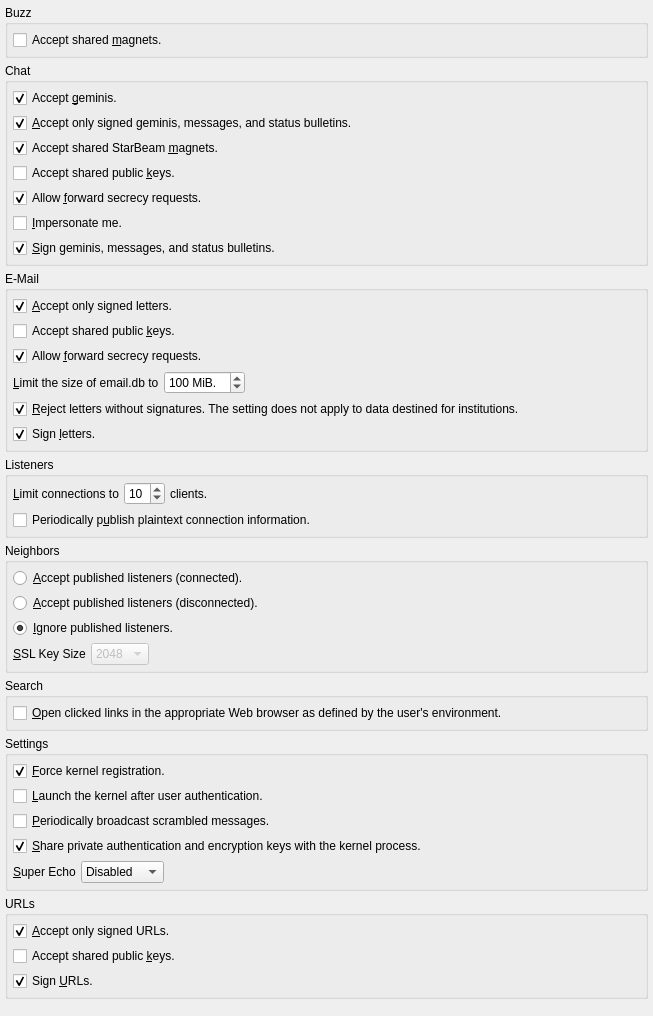
          <widget class="QWidget" name="scrollAreaWidgetContents_3">
           <property name="geometry">
            <rect>
             <x>0</x>
             <y>-500</y>
             <width>653</width>
             <height>1016</height>
            </rect>
           </property>
           <layout class="QVBoxLayout" name="verticalLayout_11">
            <property name="spacing">
             <number>5</number>
            </property>
            <property name="margin">
             <number>5</number>
            </property>
            <item>
             <widget class="QGroupBox" name="groupBox_4">
              <property name="title">
               <string>Buzz</string>
              </property>
              <layout class="QVBoxLayout" name="verticalLayout_5">
               <property name="spacing">
                <number>5</number>
               </property>
               <property name="margin">
                <number>5</number>
               </property>
               <item>
                <widget class="QCheckBox" name="acceptBuzzMagnets">
                 <property name="text">
                  <string>Accept shared &amp;magnets.</string>
                 </property>
                </widget>
               </item>
              </layout>
             </widget>
            </item>
            <item>
             <widget class="QGroupBox" name="groupBox_3">
              <property name="title">
               <string>Chat</string>
              </property>
              <layout class="QVBoxLayout" name="verticalLayout_6">
               <property name="spacing">
                <number>5</number>
               </property>
               <property name="margin">
                <number>5</number>
               </property>
               <item>
                <widget class="QCheckBox" name="acceptGeminis">
                 <property name="text">
                  <string>Accept &amp;geminis.</string>
                 </property>
                 <property name="checked">
                  <bool>true</bool>
                 </property>
                </widget>
               </item>
               <item>
                <widget class="QCheckBox" name="chatAcceptSigned">
                 <property name="text">
                  <string>&amp;Accept only signed geminis, messages, and status bulletins.</string>
                 </property>
                 <property name="checked">
                  <bool>true</bool>
                 </property>
                </widget>
               </item>
               <item>
                <widget class="QCheckBox" name="autoAddSharedSBMagnets">
                 <property name="sizePolicy">
                  <sizepolicy hsizetype="Minimum" vsizetype="Preferred">
                   <horstretch>0</horstretch>
                   <verstretch>0</verstretch>
                  </sizepolicy>
                 </property>
                 <property name="text">
                  <string>Accept shared StarBeam &amp;magnets.</string>
                 </property>
                 <property name="checked">
                  <bool>true</bool>
                 </property>
                </widget>
               </item>
               <item>
                <widget class="QCheckBox" name="acceptChatKeys">
                 <property name="text">
                  <string>Accept shared public &amp;keys.</string>
                 </property>
                </widget>
               </item>
               <item>
                <widget class="QCheckBox" name="chat_fs_request">
                 <property name="sizePolicy">
                  <sizepolicy hsizetype="Minimum" vsizetype="Preferred">
                   <horstretch>0</horstretch>
                   <verstretch>0</verstretch>
                  </sizepolicy>
                 </property>
                 <property name="text">
                  <string>Allow &amp;forward secrecy requests.</string>
                 </property>
                 <property name="checked">
                  <bool>true</bool>
                 </property>
                </widget>
               </item>
               <item>
                <widget class="QCheckBox" name="impersonate">
                 <property name="toolTip">
                  <string>Broadcast odd messages at odd times. Please note that this option will advertise your presence.</string>
                 </property>
                 <property name="text">
                  <string>&amp;Impersonate me.</string>
                 </property>
                </widget>
               </item>
               <item>
                <widget class="QCheckBox" name="chatSignMessages">
                 <property name="text">
                  <string>&amp;Sign geminis, messages, and status bulletins.</string>
                 </property>
                 <property name="checked">
                  <bool>true</bool>
                 </property>
                </widget>
               </item>
              </layout>
             </widget>
            </item>
            <item>
             <widget class="QGroupBox" name="groupBox_5">
              <property name="title">
               <string>E-Mail</string>
              </property>
              <layout class="QVBoxLayout" name="verticalLayout_8">
               <property name="spacing">
                <number>5</number>
               </property>
               <property name="margin">
                <number>5</number>
               </property>
               <item>
                <widget class="QCheckBox" name="emailAcceptSigned">
                 <property name="sizePolicy">
                  <sizepolicy hsizetype="Minimum" vsizetype="Preferred">
                   <horstretch>0</horstretch>
                   <verstretch>0</verstretch>
                  </sizepolicy>
                 </property>
                 <property name="text">
                  <string>&amp;Accept only signed letters.</string>
                 </property>
                 <property name="checked">
                  <bool>true</bool>
                 </property>
                </widget>
               </item>
               <item>
                <widget class="QCheckBox" name="acceptEmailKeys">
                 <property name="sizePolicy">
                  <sizepolicy hsizetype="Minimum" vsizetype="Preferred">
                   <horstretch>0</horstretch>
                   <verstretch>0</verstretch>
                  </sizepolicy>
                 </property>
                 <property name="text">
                  <string>Accept shared public &amp;keys.</string>
                 </property>
                </widget>
               </item>
               <item>
                <widget class="QCheckBox" name="email_fs_request">
                 <property name="sizePolicy">
                  <sizepolicy hsizetype="Minimum" vsizetype="Preferred">
                   <horstretch>0</horstretch>
                   <verstretch>0</verstretch>
                  </sizepolicy>
                 </property>
                 <property name="text">
                  <string>Allow &amp;forward secrecy requests.</string>
                 </property>
                 <property name="checked">
                  <bool>true</bool>
                 </property>
                </widget>
               </item>
               <item>
                <layout class="QHBoxLayout" name="horizontalLayout_63">
                 <property name="spacing">
                  <number>5</number>
                 </property>
                 <item>
                  <widget class="QLabel" name="label_76">
                   <property name="text">
                    <string>&amp;Limit the size of email.db to</string>
                   </property>
                   <property name="buddy">
                    <cstring>maximumEmailFileSize</cstring>
                   </property>
                  </widget>
                 </item>
                 <item>
                  <widget class="QSpinBox" name="maximumEmailFileSize">
                   <property name="suffix">
                    <string> MiB.</string>
                   </property>
                   <property name="minimum">
                    <number>1</number>
                   </property>
                   <property name="maximum">
                    <number>5000</number>
                   </property>
                   <property name="value">
                    <number>100</number>
                   </property>
                  </widget>
                 </item>
                 <item>
                  <spacer name="horizontalSpacer_47">
                   <property name="orientation">
                    <enum>Qt::Horizontal</enum>
                   </property>
                   <property name="sizeHint" stdset="0">
                    <size>
                     <width>40</width>
                     <height>20</height>
                    </size>
                   </property>
                  </spacer>
                 </item>
                </layout>
               </item>
               <item>
                <widget class="QCheckBox" name="coAcceptSigned">
                 <property name="text">
                  <string>&amp;Reject letters without signatures. The setting does not apply to data destined for institutions.</string>
                 </property>
                 <property name="checked">
                  <bool>true</bool>
                 </property>
                </widget>
               </item>
               <item>
                <widget class="QCheckBox" name="emailSignMessages">
                 <property name="sizePolicy">
                  <sizepolicy hsizetype="Minimum" vsizetype="Preferred">
                   <horstretch>0</horstretch>
                   <verstretch>0</verstretch>
                  </sizepolicy>
                 </property>
                 <property name="toolTip">
                  <string>&lt;html&gt;&lt;head/&gt;&lt;body&gt;&lt;p&gt;The kernel is responsible for signing messages. Please avoid toggling this checkbox until queued messages have been processed by the kernel.&lt;/p&gt;&lt;/body&gt;&lt;/html&gt;</string>
                 </property>
                 <property name="text">
                  <string>Sign &amp;letters.</string>
                 </property>
                 <property name="checked">
                  <bool>true</bool>
                 </property>
                </widget>
               </item>
              </layout>
             </widget>
            </item>
            <item>
             <widget class="QGroupBox" name="groupBox_8">
              <property name="title">
               <string>Listeners</string>
              </property>
              <layout class="QVBoxLayout" name="verticalLayout_13">
               <property name="spacing">
                <number>5</number>
               </property>
               <property name="margin">
                <number>5</number>
               </property>
               <item>
                <layout class="QHBoxLayout" name="horizontalLayout_10">
                 <property name="spacing">
                  <number>5</number>
                 </property>
                 <item>
                  <widget class="QLabel" name="label_86">
                   <property name="text">
                    <string>&amp;Limit connections to</string>
                   </property>
                   <property name="buddy">
                    <cstring>limitConnections</cstring>
                   </property>
                  </widget>
                 </item>
                 <item>
                  <widget class="QSpinBox" name="limitConnections">
                   <property name="toolTip">
                    <string>Limit the number of connections per client IP address.</string>
                   </property>
                   <property name="minimum">
                    <number>1</number>
                   </property>
                   <property name="maximum">
                    <number>50</number>
                   </property>
                   <property name="value">
                    <number>10</number>
                   </property>
                  </widget>
                 </item>
                 <item>
                  <widget class="QLabel" name="label_96">
                   <property name="text">
                    <string>clients.</string>
                   </property>
                  </widget>
                 </item>
                 <item>
                  <spacer name="horizontalSpacer_20">
                   <property name="orientation">
                    <enum>Qt::Horizontal</enum>
                   </property>
                   <property name="sizeHint" stdset="0">
                    <size>
                     <width>40</width>
                     <height>20</height>
                    </size>
                   </property>
                  </spacer>
                 </item>
                </layout>
               </item>
               <item>
                <widget class="QCheckBox" name="publishPeriodically">
                 <property name="sizePolicy">
                  <sizepolicy hsizetype="Minimum" vsizetype="Preferred">
                   <horstretch>0</horstretch>
                   <verstretch>0</verstretch>
                  </sizepolicy>
                 </property>
                 <property name="toolTip">
                  <string>External IP information is required.</string>
                 </property>
                 <property name="text">
                  <string>Periodically p&amp;ublish plaintext connection information.</string>
                 </property>
                </widget>
               </item>
              </layout>
             </widget>
            </item>
            <item>
             <widget class="QGroupBox" name="groupBox_10">
              <property name="title">
               <string>Neighbors</string>
              </property>
              <layout class="QVBoxLayout" name="verticalLayout_15">
               <property name="spacing">
                <number>5</number>
               </property>
               <property name="margin">
                <number>5</number>
               </property>
               <item>
                <widget class="QRadioButton" name="acceptPublishedConnected">
                 <property name="sizePolicy">
                  <sizepolicy hsizetype="Minimum" vsizetype="Preferred">
                   <horstretch>0</horstretch>
                   <verstretch>0</verstretch>
                  </sizepolicy>
                 </property>
                 <property name="toolTip">
                  <string>Select this option if you would like to accept and connect to published listeners.</string>
                 </property>
                 <property name="text">
                  <string>&amp;Accept published listeners (connected).</string>
                 </property>
                </widget>
               </item>
               <item>
                <widget class="QRadioButton" name="acceptPublishedDisconnected">
                 <property name="sizePolicy">
                  <sizepolicy hsizetype="Minimum" vsizetype="Preferred">
                   <horstretch>0</horstretch>
                   <verstretch>0</verstretch>
                  </sizepolicy>
                 </property>
                 <property name="toolTip">
                  <string>Select this option if you would like to accept published listeners.</string>
                 </property>
                 <property name="text">
                  <string>&amp;Accept published listeners (disconnected).</string>
                 </property>
                 <property name="checked">
                  <bool>false</bool>
                 </property>
                </widget>
               </item>
               <item>
                <widget class="QRadioButton" name="ignorePublished">
                 <property name="sizePolicy">
                  <sizepolicy hsizetype="Minimum" vsizetype="Preferred">
                   <horstretch>0</horstretch>
                   <verstretch>0</verstretch>
                  </sizepolicy>
                 </property>
                 <property name="text">
                  <string>&amp;Ignore published listeners.</string>
                 </property>
                 <property name="checked">
                  <bool>true</bool>
                 </property>
                </widget>
               </item>
               <item>
                <layout class="QHBoxLayout" name="horizontalLayout">
                 <property name="spacing">
                  <number>5</number>
                 </property>
                 <item>
                  <widget class="QLabel" name="label_32">
                   <property name="text">
                    <string>&amp;SSL Key Size</string>
                   </property>
                   <property name="buddy">
                    <cstring>publishedKeySize</cstring>
                   </property>
                  </widget>
                 </item>
                 <item>
                  <widget class="QComboBox" name="publishedKeySize">
                   <property name="enabled">
                    <bool>false</bool>
                   </property>
                   <property name="sizeAdjustPolicy">
                    <enum>QComboBox::AdjustToContents</enum>
                   </property>
                   <item>
                    <property name="text">
                     <string>2048</string>
                    </property>
                   </item>
                   <item>
                    <property name="text">
                     <string>3072</string>
                    </property>
                   </item>
                   <item>
                    <property name="text">
                     <string>4096</string>
                    </property>
                   </item>
                   <item>
                    <property name="text">
                     <string>8192</string>
                    </property>
                   </item>
                  </widget>
                 </item>
                 <item>
                  <spacer name="horizontalSpacer">
                   <property name="orientation">
                    <enum>Qt::Horizontal</enum>
                   </property>
                   <property name="sizeHint" stdset="0">
                    <size>
                     <width>40</width>
                     <height>20</height>
                    </size>
                   </property>
                  </spacer>
                 </item>
                </layout>
               </item>
              </layout>
             </widget>
            </item>
            <item>
             <widget class="QGroupBox" name="groupBox_16">
              <property name="title">
               <string>Search</string>
              </property>
              <layout class="QVBoxLayout" name="verticalLayout_18">
               <property name="spacing">
                <number>5</number>
               </property>
               <property name="margin">
                <number>5</number>
               </property>
               <item>
                <widget class="QCheckBox" name="openlinks">
                 <property name="text">
                  <string>&amp;Open clicked links in the appropriate Web browser as defined by the user's environment.</string>
                 </property>
                </widget>
               </item>
              </layout>
             </widget>
            </item>
            <item>
             <widget class="QGroupBox" name="groupBox_11">
              <property name="title">
               <string>Settings</string>
              </property>
              <layout class="QVBoxLayout" name="verticalLayout_16">
               <property name="spacing">
                <number>5</number>
               </property>
               <property name="margin">
                <number>5</number>
               </property>
               <item>
                <widget class="QCheckBox" name="forceRegistration">
                 <property name="sizePolicy">
                  <sizepolicy hsizetype="Minimum" vsizetype="Preferred">
                   <horstretch>0</horstretch>
                   <verstretch>0</verstretch>
                  </sizepolicy>
                 </property>
                 <property name="toolTip">
                  <string>&lt;html&gt;&lt;head/&gt;&lt;body&gt;&lt;p&gt;Please enable this option if you would like to force kernel registration. By forcing kernel registration, an existing kernel process that Spot-On is aware of will be deactivated. You may wish to use this option if a kernel was not deactivated properly.&lt;/p&gt;&lt;/body&gt;&lt;/html&gt;</string>
                 </property>
                 <property name="text">
                  <string>&amp;Force kernel registration.</string>
                 </property>
                 <property name="checked">
                  <bool>true</bool>
                 </property>
                </widget>
               </item>
               <item>
                <widget class="QCheckBox" name="launchKernel">
                 <property name="text">
                  <string>&amp;Launch the kernel after user authentication.</string>
                 </property>
                </widget>
               </item>
               <item>
                <widget class="QCheckBox" name="scrambler">
                 <property name="sizePolicy">
                  <sizepolicy hsizetype="Minimum" vsizetype="Preferred">
                   <horstretch>0</horstretch>
                   <verstretch>0</verstretch>
                  </sizepolicy>
                 </property>
                 <property name="toolTip">
                  <string>Please note that this option will advertise your presence.</string>
                 </property>
                 <property name="text">
                  <string>&amp;Periodically broadcast scrambled messages.</string>
                 </property>
                </widget>
               </item>
               <item>
                <widget class="QCheckBox" name="sharePrivateKeys">
                 <property name="toolTip">
                  <string>Automatically share the private authentication and encryption keys with a kernel process. If this option is disabled, the user interface will provide reminders.</string>
                 </property>
                 <property name="text">
                  <string>&amp;Share private authentication and encryption keys with the kernel process.</string>
                 </property>
                 <property name="checked">
                  <bool>true</bool>
                 </property>
                </widget>
               </item>
               <item>
                <layout class="QHBoxLayout" name="horizontalLayout_23">
                 <property name="spacing">
                  <number>5</number>
                 </property>
                 <item>
                  <widget class="QLabel" name="label_119">
                   <property name="text">
                    <string>&amp;Super Echo</string>
                   </property>
                   <property name="buddy">
                    <cstring>superEcho</cstring>
                   </property>
                  </widget>
                 </item>
                 <item>
                  <widget class="QComboBox" name="superEcho">
                   <property name="toolTip">
                    <string>&lt;html&gt;&lt;head/&gt;&lt;body&gt;&lt;p&gt;If enabled, messages that are interpreted correctly will be echoed. Please note that this option will advertise your presence. This option does not supersede a half-echo agreement.&lt;/p&gt;&lt;/body&gt;&lt;/html&gt;</string>
                   </property>
                   <property name="currentIndex">
                    <number>1</number>
                   </property>
                   <property name="sizeAdjustPolicy">
                    <enum>QComboBox::AdjustToContents</enum>
                   </property>
                   <item>
                    <property name="text">
                     <string>Complete</string>
                    </property>
                   </item>
                   <item>
                    <property name="text">
                     <string>Disabled</string>
                    </property>
                   </item>
                  </widget>
                 </item>
                 <item>
                  <spacer name="horizontalSpacer_30">
                   <property name="orientation">
                    <enum>Qt::Horizontal</enum>
                   </property>
                   <property name="sizeHint" stdset="0">
                    <size>
                     <width>40</width>
                     <height>20</height>
                    </size>
                   </property>
                  </spacer>
                 </item>
                </layout>
               </item>
              </layout>
             </widget>
            </item>
            <item>
             <widget class="QGroupBox" name="groupBox_15">
              <property name="title">
               <string>URLs</string>
              </property>
              <layout class="QVBoxLayout" name="verticalLayout_21">
               <property name="spacing">
                <number>5</number>
               </property>
               <property name="margin">
                <number>5</number>
               </property>
               <item>
                <widget class="QCheckBox" name="urlAcceptSigned">
                 <property name="text">
                  <string>&amp;Accept only signed URLs.</string>
                 </property>
                 <property name="checked">
                  <bool>true</bool>
                 </property>
                </widget>
               </item>
               <item>
                <widget class="QCheckBox" name="acceptUrlKeys">
                 <property name="sizePolicy">
                  <sizepolicy hsizetype="Minimum" vsizetype="Preferred">
                   <horstretch>0</horstretch>
                   <verstretch>0</verstretch>
                  </sizepolicy>
                 </property>
                 <property name="text">
                  <string>Accept shared public &amp;keys.</string>
                 </property>
                </widget>
               </item>
               <item>
                <widget class="QCheckBox" name="urlSignMessages">
                 <property name="text">
                  <string>Sign &amp;URLs.</string>
                 </property>
                 <property name="checked">
                  <bool>true</bool>
                 </property>
                </widget>
               </item>
              </layout>
             </widget>
            </item>
            <item>
             <spacer name="verticalSpacer_2">
              <property name="orientation">
               <enum>Qt::Vertical</enum>
              </property>
              <property name="sizeHint" stdset="0">
               <size>
                <width>20</width>
                <height>40</height>
               </size>
              </property>
             </spacer>
            </item>
           </layout>
          </widget>
